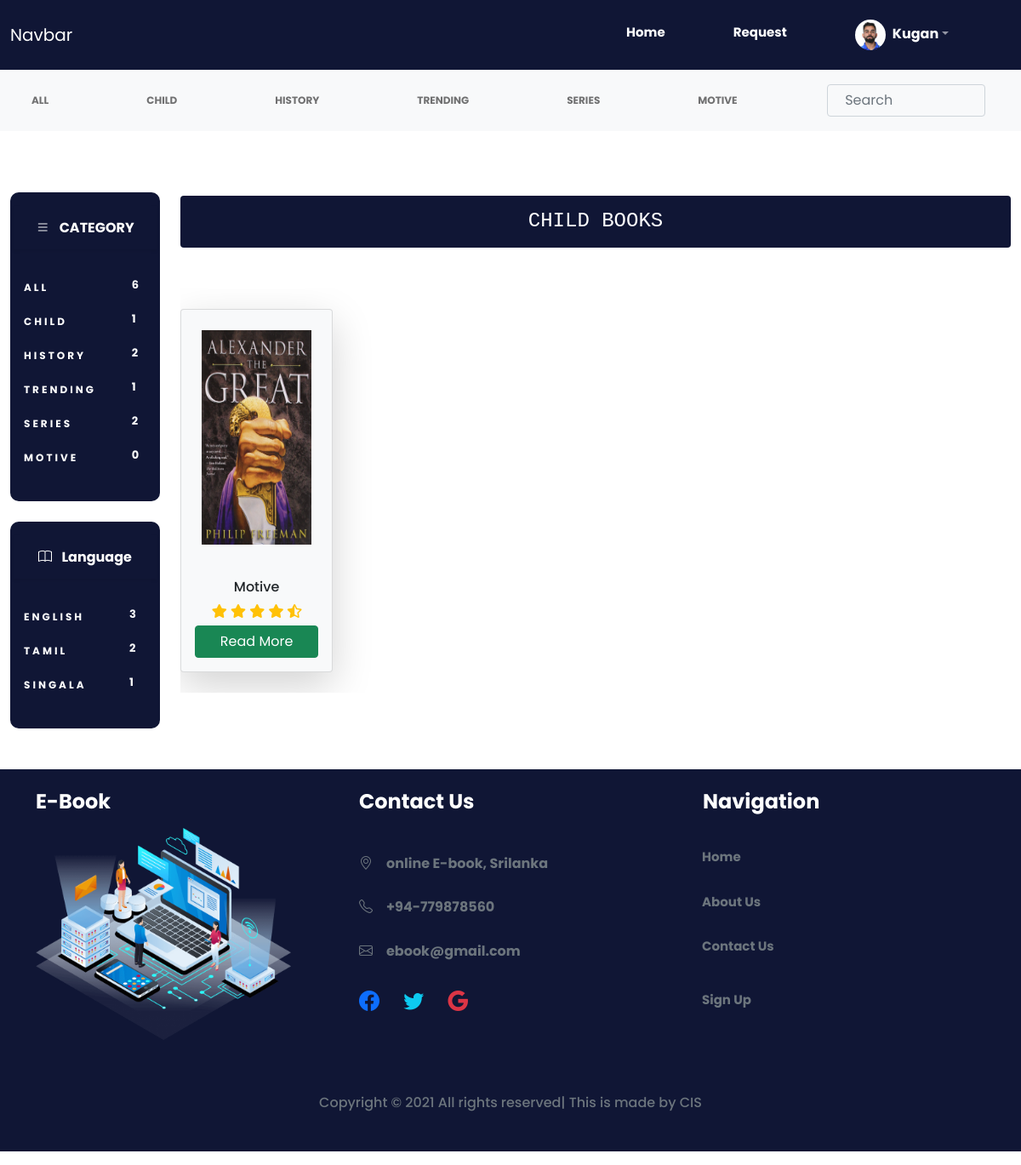
Screenshot of /category/category.php?cat_title=Child (signed in) with the database file from the repository.
### tables this page shows
CREATE TABLE `category` (
  `category_id` int(11) NOT NULL,
  `category_title` varchar(100) NOT NULL
);

CREATE TABLE `posts` (
  `post_id` int(11) NOT NULL,
  `post_title` varchar(32) NOT NULL,
  `post_author` varchar(32) NOT NULL,
  `post_tags` varchar(32) NOT NULL,
  `post_image` varchar(100) NOT NULL,
  `post_category` varchar(50) NOT NULL,
  `post_language` varchar(32) NOT NULL,
  `post_content` text NOT NULL,
  `post_date` date NOT NULL,
  `post_file` varchar(100) NOT NULL,
  `post_comment_count` int(11) NOT NULL,
  `post_status` varchar(32) NOT NULL
);

### category/category_count.php (called while the page is built)
<?php include 'dp.php'; ?>
<?php
$select_post_query="SELECT * FROM posts ";
$select_post_result=mysqli_query($connection,$select_post_query);
$All_post_count=mysqli_num_rows($select_post_result);
?>

### category/category.php (the view)
<?php include 'dp.php';
include 'header.php';
 ?>
<?php
if(isset($_GET['cat_title'])){
    $get_cat_title=$_GET['cat_title'];
}
?>
    <div class="col-lg-10 col-sm-12  mt-4 ">
    <section>
    <div class="new-releases mt-1  ">
        <div class="new-releases-header mb-3">
             <h4 class="text-center font-monospace bg-banner py-3 text-white  rounded text-uppercase "><?php echo $get_cat_title; ?> BOOKS</h4>
        </div>
        <div class="row mt-5">
        <div class="owl-carousel owl-theme"">
          <?php
          $select_post_query="SELECT * FROM posts WHERE post_category='$get_cat_title' ";
          $select_post_result=mysqli_query($connection,$select_post_query);
          while($row=mysqli_fetch_assoc($select_post_result)){
            $post_id=$row['post_id'];
            $post_title=substr($row['post_title'],0,20);
            $post_image=$row['post_image'];
            ?>
            <div class=" col-lg-12 col-sm-12 w-100 ">
            <div class="card  category-images mb-4 shadow-lg w-100 bg-light mt-4  ">
                <img   src="../images/<?php echo $post_image; ?>" class="card-img-top p-4 img-fluid  col-xs-w-50  " alt="...">
                <div class="card-body text-center">
                  <h6 class="card-title text-capitalize"><?php echo $post_title; ?></h6>
                  <div class="rating text-warning mb-1">
                      <span><i class="fas fa-star"></i></span>
                      <span><i class="fas fa-star"></i></span>
                      <span><i class="fas fa-star"></i></span>
                      <span><i class="fas fa-star"></i></span>
                      <span><i class="fas fa-star-half-alt"></i></span>
                  </div>
                  <a href="book_details.php?id=<?php echo $post_id; ?>" class="btn btn-success d-grid">Read More</a>
                </div>
              </div>
       </div>
         <?php } ?>
        </div>
     </div>
    </section>
          </div>
    <?php include'footer.php';?>

### category/header.php (shortened to what this page needs)
<?php
include 'dp.php';
include 'category_count.php';
?>
<!DOCTYPE html>
<html lang="en">
<head>
  <link href="https://cdn.jsdelivr.net/npm/bootstrap@5.0.2/dist/css/bootstrap.min.css" rel="stylesheet"
 />
  <link rel="stylesheet" href="https://pro.fontawesome.com/releases/v5.10.0/css/all.css" />
  <link rel="stylesheet" href="https://cdn.jsdelivr.net/npm/bootstrap-icons@1.5.0/font/bootstrap-icons.css">
  <link rel="stylesheet" href="https://cdnjs.cloudflare.com/ajax/libs/OwlCarousel2/2.3.4/assets/owl.carousel.min.css">
  <link rel="stylesheet"
    href="https://cdnjs.cloudflare.com/ajax/libs/OwlCarousel2/2.3.4/assets/owl.theme.default.min.css">
  <link rel="stylesheet" href="../css/style.css" />
</head>
<body>
  <header>
    <nav class="navbar navbar-expand-lg navbar-dark bg-banner ">
      <div class="container-fluid">
        <a class="navbar-brand" href="#">Navbar</a>
        <div class="collapse navbar-collapse" id="navbarSupportedContent">
          <ul class="navbar-nav  mb-2 mb-lg-0 me-2 ms-auto">
            <li class="nav-item mt-1">
              <a class="nav-link text-white fw-bold " href="../index.php">
                Home</a>
            </li>
            <li class="nav-item mt-1">
              <a class="nav-link text-white fw-bold " href="#" data-bs-toggle="modal" data-bs-target="#request">
                Request</a>
            </li>
            <li class="nav-item dropdown ">
              <a class="nav-link dropdown-toggle" href="#" id="navbarDropdown" role="button" data-bs-toggle="dropdown"
                aria-expanded="false">
                <img src="../images/<?php echo $_SESSION['U_image'] ?>" alt="12" width="36" height="36px"
                  class="rounded-circle" /><span
                  class="text-white fs-6 fw-bold ms-2"><?php echo $_SESSION['U_name'] ?></span></a>
            </li>
          </ul>
        </div>
      </div>
    </nav>
    <section class="main category-navbar ">
      <nav class="navbar navbar-expand-lg navbar-light bg-light ">
        <div class="container-fluid">
          <div class="collapse navbar-collapse" id="navbarNav">
            <ul class="navbar-nav ">
              <li class="nav-item  ">
                <a class="nav-link text-uppercase" aria-current="page" href="all.php">ALL</a>
              </li>
              <?php
        $select_post_query = "SELECT * FROM category";
        $select_category_result = mysqli_query($connection, $select_post_query);
        while ($row = mysqli_fetch_assoc($select_category_result)) {
            $cat_title = $row['category_title'];
            ?>
              <li class="nav-item  ">
                <a class="nav-link text-uppercase" aria-current="page"
                  href="category.php?cat_title=<?php echo $cat_title; ?>"><?php echo $cat_title; ?></a>
              </li>
              <?php }?>
            </ul>
            <ul class="navbar-nav ms-auto ">
              <li class="nav-item   ">
                <form class="mt-1 " action="search.php" method="post">
                  <input type="text" placeholder="  Search" name="search_text" class="
                                      form-control
                                      fs-6
                                      mb-1
                                      rounded
                                      bg-light
                                    " />
                </form>
              </li>
            </ul>
          </div>
        </div>
      </nav>
    </section>
  </header>
  <div class="container-fluid mt-5">
    <div class="row">
      <div class="col-lg-2 col-sm-12  h-100  rounded  mt-4 ">
        <div class="category py-3 px-1 bg-banner rounded-10  ">
          <h5 class="fw-bold text-center text-white fs-6 shadow-sm  py-3 px-2  "><span class="me-2">
              <i class="bi bi-list"></i>
            </span>CATEGORY</h5>
          <div class="category-details    px-1 ">
            <table class="table table-borderless ">
              <thead>
                <tr>
                  <th></th>
                  <th></th>
                </tr>
              </thead>
              <tbody>
                <tr>
                  <td> <a class="text-decoration-none text-white fw-bold" href="all.php">ALL</a> </td>
                  <td class="category-text fw-bold text-light "><?php echo $All_post_count; ?></td>
                </tr>
                <?php
        $select_post_query = "SELECT * FROM category";
        $select_category_result = mysqli_query($connection, $select_post_query);
        while ($row = mysqli_fetch_assoc($select_category_result)) {
            $cat_title = $row['category_title'];
            $select_post_query = "SELECT * FROM posts WHERE post_category='$cat_title' ";
            $select_post_result = mysqli_query($connection, $select_post_query);
            $Category_post_count = mysqli_num_rows($select_post_result);
            ?>
                <tr>
                  <td><a class="text-decoration-none text-white fw-bold text-uppercase"
                      href='category.php?cat_title=<?php echo $cat_title; ?>'><?php echo $cat_title; ?></a></td>
                  <td class="category-text fw-bold text-light"><?php echo $Category_post_count; ?></td>
                </tr>
                <?php }?>
              </tbody>
            </table>
          </div>
        </div>
        <div class="category mt-4 py-3 px-1 bg-banner rounded-10  ">
          <h5 class="fw-bold text-center text-white fs-6 shadow-sm  py-3 px-2  "><span class="me-2">
              <i class="bi bi-book"></i>
            </span>Language</h5>
          <div class="category-details    px-1 ">
            <table class="table table-borderless ">
              <thead>
                <tr>
                  <th></th>
                  <th></th>
                </tr>
              </thead>
              <tbody>
                <?php
          $select_cat_language_query = "SELECT DISTINCT post_language FROM posts ";
          $select_cat_language_result = mysqli_query($connection, $select_cat_language_query);
          while ($row = mysqli_fetch_assoc($select_cat_language_result)) {
              $cat_language = $row['post_language'];
              $select_language_query = "SELECT * FROM posts WHERE post_language='$cat_language' ";
              $select_language_result = mysqli_query($connection, $select_language_query);
              $language_count = mysqli_num_rows($select_language_result);
              ?>
                <tr>
                  <td><a class="text-decoration-none text-uppercase text-white fw-bold"
                      href="language.php?language=<?php echo $cat_language; ?>"><?php echo $cat_language; ?></a></td>
                  <td class="category-text fw-bold text-light"><?php echo $language_count; ?></td>
                </tr>
                <?php }?>
              </tbody>
            </table>
          </div>
        </div>
      </div>

### css/style.css (style rules this page uses)
body { font-family: "Poppins", sans-serif; margin: 0; padding: 0; width: 100%; box-sizing: border-box; overflow-x: hidden; }
li { padding: 5px; }
.nav-link { font-size: 15px; font-weight: bold; border: 2px solid transparent; margin-right: 50px; }
.category-navbar .navbar ul li { margin-right: 25px; margin-left: 10px; }
.category-navbar .nav-link { font-size: 12px; color: #aaa3a3; font-weight: bolder; }
.category-details a { font-size: 12px; letter-spacing: 3px; }
.category-details .category-text { font-size: 13px; letter-spacing: 2px; }
.bg-banner { background: #101635; }
@media (min-width: 768px) { .category-images img { height: 300px; width: 100%; } }
.rounded-10 { border-radius: 10px; }

### rows the page displays
category: category_title "CHILD", Category_post_count "1"
category: category_title "HISTORY", Category_post_count "2"
category: category_title "TRENDING", Category_post_count "1"
category: category_title "SERIES", Category_post_count "2"
category: category_title "MOTIVE", Category_post_count "0"
posts: post_image (picture), post_title "Motive"

### other values shown
$_SESSION['U_name'] "Kugan"
$All_post_count "6"
$cat_language "ENGLISH"
$language_count "3"
$cat_language "TAMIL"
$language_count "2"
$cat_language "SINGALA"
$language_count "1"
$get_cat_title "CHILD"
